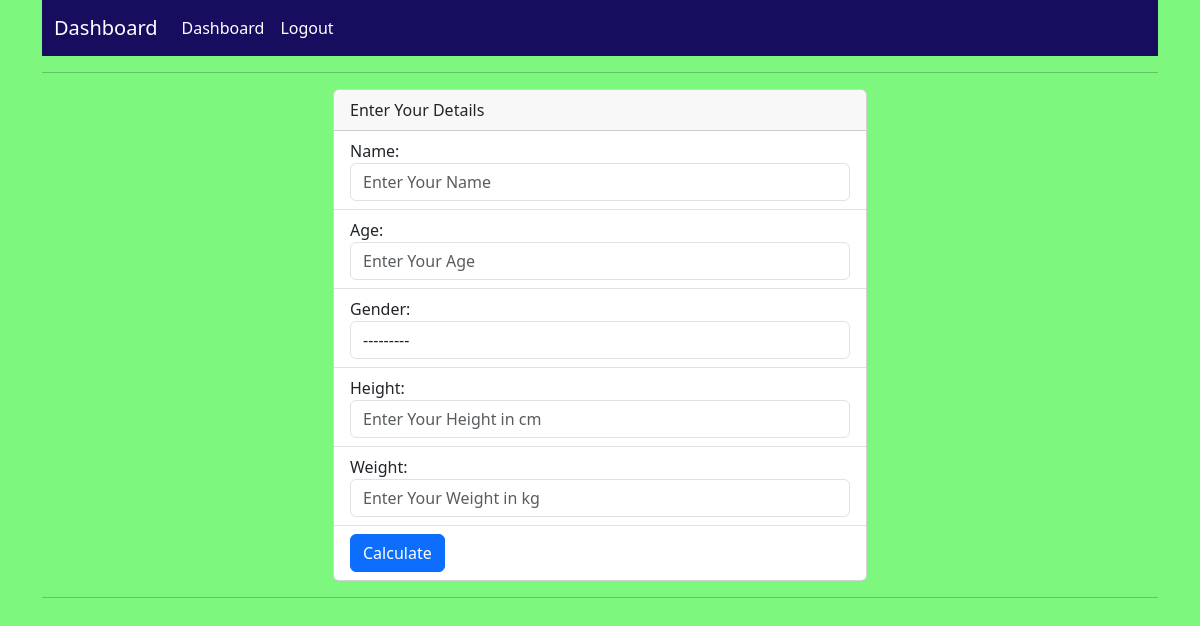
Before: /dashboard/ (signed in) with the older database file.
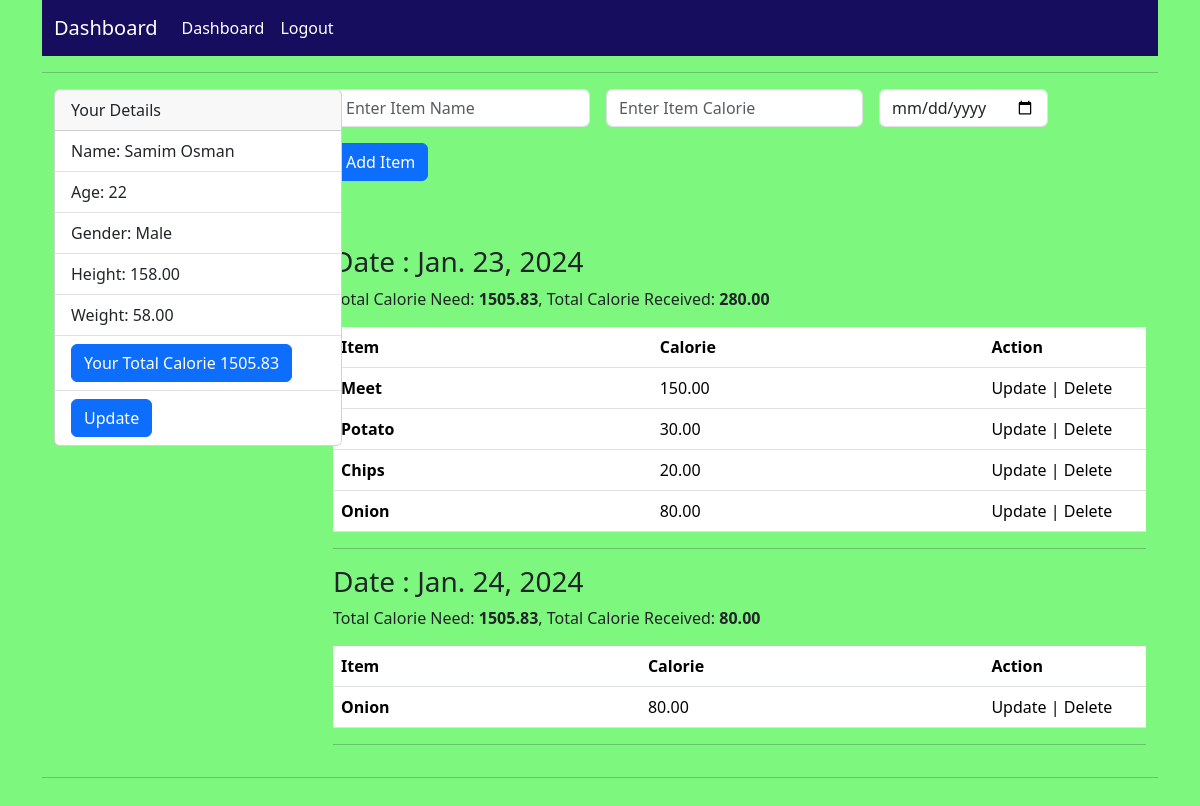
After: the same page with the newer database file.
### calorie_counter_app/models.py (models this page shows, shortened)
class Calorie_Counter_Model(models.Model):
    GENDER = (
        ('Male', 'Male'),
        ('Female', 'Female'),
    )
    user = models.ForeignKey(Custom_User, on_delete=models.CASCADE, blank=True, null=True)
    name = models.CharField(max_length=100)
    age = models.PositiveIntegerField()
    gender = models.CharField(max_length=10, choices=GENDER, blank=True, null=True)
    height = models.DecimalField(max_digits=9, decimal_places=2)
    weight = models.DecimalField(max_digits=9, decimal_places=2)
    total_calorie = models.DecimalField(max_digits=9, decimal_places=2, blank=True, null=True)

class Date_Model(models.Model):
    user = models.ForeignKey(Custom_User, on_delete=models.CASCADE, blank=True, null=True)
    date = models.DateField(blank=True, null=True)
    need_calorie = models.DecimalField(max_digits=9, decimal_places=2, blank=True, null=True, default=0)
    today_total_calorie = models.DecimalField(max_digits=9, decimal_places=2, blank=True, null=True, default=0)

class Iteam_Calorie_Model(models.Model):
    item = models.CharField(max_length=100)
    calorie = models.DecimalField(max_digits=9, decimal_places=2)
    date = models.ForeignKey(Date_Model, on_delete=models.CASCADE, blank=True, null=True, related_name='item_date')

### calorie_counter_app/views.py (the view, shortened to what this page needs)
# urls.py: path('dashboard/', dashboard, name='dashboard'),
@login_required
def dashboard(request):
    user = request.user
    context = {}
    calorie_form = Calorie_Counter_Form()
    context['calorie_form'] = calorie_form
    if Calorie_Counter_Model.objects.filter(user=user).exists():
        user_calorie = Calorie_Counter_Model.objects.get(user=user)
        context['user_calorie'] = user_calorie
    if Date_Model.objects.filter(user=user).exists():
        daily = Date_Model.objects.filter(user=user)
        context['daily'] = daily
    item_form = Iteam_Calorie_Form()
    context['item_form'] = item_form
    return render(request, 'dashboard.html', context)

### calorie_counter_app/forms.py
class Calorie_Counter_Form(forms.ModelForm):
    class Meta:
        model = Calorie_Counter_Model
        fields = ['name', 'age', 'gender', 'height', 'weight']
        widgets = {
            'name': forms.TextInput(
                attrs={'class': 'form-control', 'placeholder': 'Enter Your Name'}
            ),
            'age': forms.NumberInput(
                attrs={'class': 'form-control', 'placeholder': 'Enter Your Age'}
            ),
            'gender': forms.Select(
                attrs={'class': 'form-control'}
            ),
            'height': forms.NumberInput(
                attrs={'class': 'form-control', 'placeholder': 'Enter Your Height in cm'}
            ),
            'weight': forms.NumberInput(
                attrs={'class': 'form-control', 'placeholder': 'Enter Your Weight in kg'}
            ),
        }

class Iteam_Calorie_Form(forms.ModelForm):
    class Meta:
        model = Iteam_Calorie_Model
        fields = ['item', 'calorie']
        widgets = {
            'item': forms.TextInput(
                attrs={'class': 'form-control', 'placeholder': 'Enter Item Name'}
            ),
            'calorie': forms.NumberInput(
                attrs={'class': 'form-control', 'placeholder': 'Enter Item Calorie'}
            ),
        }

### templates/dashboard.html (shortened to what this page needs)
{% extends 'base.html' %}
{% block body_content %}
<div class="container">
  {% if user_calorie %}
  <div class="row">
    <div class="col-3">
      <div class="card" style="width: 18rem;">
        <div class="card-header">
          Your Details
        </div>
        <ul class="list-group list-group-flush">
          <li class="list-group-item">Name: {{user_calorie.name}}</li>
          <li class="list-group-item">Age: {{user_calorie.age}}</li>
          <li class="list-group-item">Gender: {{user_calorie.gender}}</li>
          <li class="list-group-item">Height: {{user_calorie.height}}</li>
          <li class="list-group-item">Weight: {{user_calorie.weight}}</li>
          <li class="list-group-item">
            <a class="btn btn-primary">Your Total Calorie {{user_calorie.total_calorie}}</a>
          </li>
          <li class="list-group-item">
            <a class="btn btn-primary" href="{% url 'udpate_calorie' user_calorie.id %}">Update</a>
          </li>
        </ul>
      </div>
    </div>
    <div class="col-9">
      <form class="row g-3" method="POST">
        <div class="col-auto">
          {{item_form.item}}
        </div>
        <div class="col-auto">
          {{item_form.calorie}}
        </div>
        <div class="col-auto">
          <input type="date" name="date_input" class="form-control">
        </div>
        <div class="col-auto">
          <button type="submit" class="btn btn-primary mb-3">Add Item</button>
        </div>
      </form>
      <br><br>
      {% for daily in daily %}
      <div>
        <table class="table">
          <h3>Date : {{daily.date}}</h3>
          <thead>
            <tr>
              <th>Item</th>
              <th>Calorie</th>
              <th>Action</th>
            </tr>
          </thead>
          <tbody>
            {% for i in daily.item_date.all %}
            <tr>
              <th>{{i.item}}</th>
              <td>{{i.calorie}}</td>
              <td style="width: 20%;">
                <a href="{% url 'item_update' i.id %}" style="text-decoration: none; color: black;">Update</a> |
                <a href="{% url 'delete_item' i.id %}" style="text-decoration: none; color: black;">Delete</a>
              </td>
            </tr>
            {% endfor %}
            <p>
              Total Calorie Need: <b>{{daily.need_calorie}}</b>, Total Calorie Received:
              <b>{{daily.today_total_calorie}}</b>
            </p>
          </tbody>
        </table>
      </div>
      <hr>
      {% endfor %}
    </div>
  </div>
  {% else %}
  <form action="{% url 'calculate_calorie' %}" method="POST">
    <div class="row">
      <div class="col-6" style="margin: auto;">
        <div class="card">
          <div class="card-header">
            Enter Your Details
          </div>
          <ul class="list-group list-group-flush">
            <li class="list-group-item">Name: {{calorie_form.name}}</li>
            <li class="list-group-item">Age: {{calorie_form.age}}</li>
            <li class="list-group-item">Gender: {{calorie_form.gender}}</li>
            <li class="list-group-item">Height: {{calorie_form.height}}</li>
            <li class="list-group-item">Weight: {{calorie_form.weight}}</li>
            <li class="list-group-item">
              <button type="submit" class="btn btn-primary">Calculate</button>
            </li>
          </ul>
        </div>
      </div>
    </div>
  </form>
  {% endif %}
</div>
<hr>
<br>
{% endblock body_content %}

### templates/base.html (shortened to what this page needs)
<!doctype html>
<html lang="en">
<head>
    <link href="https://cdn.jsdelivr.net/npm/bootstrap@5.3.2/dist/css/bootstrap.min.css" rel="stylesheet"
>
</head>
<body style="background-color: #7ef77e;">
    <div class="container">
        <nav class="navbar navbar-expand-lg bg-body-tertiary" style="background-color: #160d5e !important">
            <div class="container-fluid">
                {% if request.user.is_authenticated %}
                <a class="navbar-brand" href="{% url 'dashboard' %}" style="color: white;">Dashboard</a>
                {% else %}
                <a class="navbar-brand" href="{% url 'home' %}" style="color: white;">Home</a>
                {% endif %}
                <div class="collapse navbar-collapse" id="navbarSupportedContent">
                    <ul class="navbar-nav me-auto mb-2 mb-lg-0">
                        {% if request.user.is_authenticated %}
                        <li class="nav-item">
                            <a class="nav-link active" aria-current="page" href="{% url 'dashboard' %}" style="color: white;">Dashboard</a>
                        </li>
                        <li class="nav-item">
                            <a class="nav-link active" aria-current="page" href="{% url 'logout' %}" style="color: white;">
                                Logout
                            </a>
                        </li>
                        {% endif %}
                    </ul>
                </div>
            </div>
        </nav>
        <hr>
        {% block body_content %}{% endblock body_content %}
    </div>
</body>
</html>

Changed rows visible on the page:
added Calorie_Counter_Model: name "Samim Osman", age "22", gender "Male", height "158.00", weight "58.00", total_calorie "1505.83"
added Date_Model: date "Jan. 23, 2024", need_calorie "1505.83", today_total_calorie "280.00"
added Iteam_Calorie_Model: item "Meet", calorie "150.00", shown under "Jan. 23, 2024"
added Iteam_Calorie_Model: item "Potato", calorie "30.00", shown under "Jan. 23, 2024"
added Iteam_Calorie_Model: item "Chips", calorie "20.00", shown under "Jan. 23, 2024"
added Iteam_Calorie_Model: item "Onion", calorie "80.00", shown under "Jan. 23, 2024"
added Date_Model: date "Jan. 24, 2024", need_calorie "1505.83", today_total_calorie "80.00"
added Iteam_Calorie_Model: item "Onion", calorie "80.00", shown under "Jan. 24, 2024"
Other visible differences:
form field gender: "---------" → (not shown)
text no longer shown: "Enter Your Details Calculate"
text now shown: "Your Details Your Total Calorie Update Add Item"
